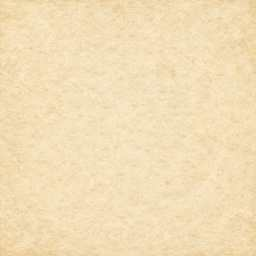
#> input picture assets/images/dungeon-parchment.jpg, 256 x 256 px
$ python build-dungeon-tutorial-gif.py ../assets/images/dungeon-parchment.jpg ../assets/images/magic-stone-tutorial.webp
#> lines starting #> are read from the running program, lines starting #| are printed output that depends on the picture; after the words box and inside, x2 and y2 are one past the last pixel; in counts of white or black regions, pixels touching at a corner belong together
#!/usr/bin/env python3
"""Make a looping drawing-order GIF from the repository's original sample.png."""
import math
import sys
from pathlib import Path
from PIL import Image, ImageDraw, ImageFilter, ImageOps

STEPS=(('01 / 04','OUTER CIRCLE'),('02 / 04','INNER CIRCLE'),
       ('03 / 04','ENGLISH SPELL'),('04 / 04','INNER SIGIL'))

def build(source, output):
#> called with source = '../assets/images/dungeon-parchment.jpg'
    image=ImageOps.fit(Image.open(source).convert('RGB'),(320,320),
                       method=Image.Resampling.LANCZOS)
    paper=Image.blend(image.filter(ImageFilter.GaussianBlur(28)),
                      Image.new('RGB',(320,320),'#e7d7b8'),.88)
    frames=[]
    durations=[]
    for step,(number,title) in enumerate(STEPS):
        for tick in range(13):
            progress=min(1.,tick/11.)
            mask=Image.new('L',(320,320))
            pixels=bytearray(320*320)
            for j in range(320*320):
                x=j%320
                y=j//320
                dx=(x-160)/145.6
                dy=(y-160)/145.6
                radius=math.hypot(dx,dy)
                angle=(math.atan2(dy,dx)+math.pi/2)%(2*math.pi)
                bands=(.77<=radius<=1.075,
                       .49<=radius<.77,
                       .49<=radius<=1.075,
                       radius<.49)
                show=((bands[0] and (step>0 or step==0 and angle/(2*math.pi)<=progress))
                      or (bands[1] and (step>1 or step==1 and angle/(2*math.pi)<=progress))
                      or (bands[2] and (step>2 or step==2 and x/320<=progress))
                      or (bands[3] and (step>3 or step==3 and y/320<=progress)))
                pixels[j]=255 if show else 0
            mask.frombytes(bytes(pixels))
            frame=Image.new('RGB',(320,360),'#17151d')
            frame.paste(Image.composite(image,paper,mask),(0,40))
            draw=ImageDraw.Draw(frame)
            draw.text((12,12),number,fill='#e6c78d')
            draw.text((104,12),title,fill='#f7ebd2')
            frames.append(frame.quantize(colors=48,method=Image.Quantize.FASTOCTREE))
            durations.append(480 if tick==12 else 90)
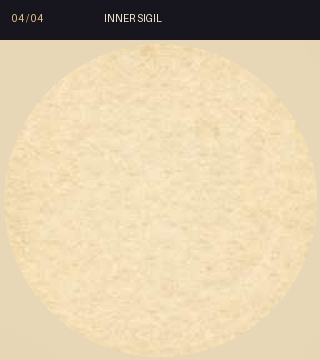
#> frame: PIL image 320x360 RGB; mean R, G, B 216.8, 199.1, 167.2
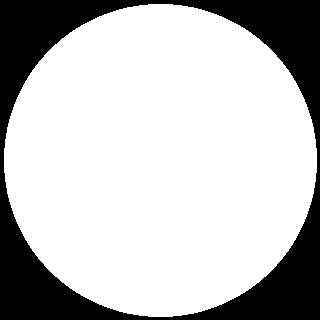
#> mask: PIL image 320x320 L; 75.1% white; 1 black region, box (x1, y1, x2, y2) and area: (0, 0, 320, 320) 25447
#> after the loop, durations = 52 values, max 480 at index 12, min 90 at index 0, mean 120; frames = 52 items
    final=Image.new('RGB',(320,360),'#17151d')
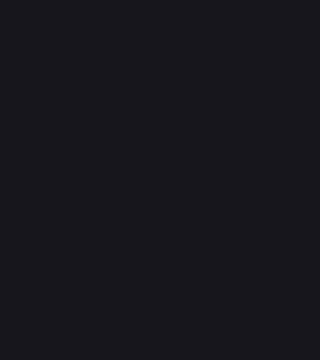
#> final: PIL image 320x360 RGB; mean R, G, B 23, 21, 29
    final.paste(image,(0,40))
    ImageDraw.Draw(final).text((12,12),'MAGIA CIRCLE / DONE',fill='#f7ebd2')
    frames.append(final.quantize(colors=48,method=Image.Quantize.FASTOCTREE))
    durations.append(1900)
    Path(output).parent.mkdir(parents=True,exist_ok=True)
    frames[0].save(output,save_all=True,append_images=frames[1:],
                   duration=durations,loop=0,optimize=True,disposal=2)
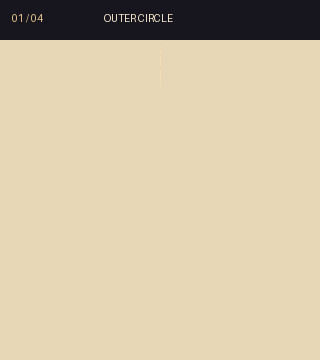
#> saved as magic-stone-tutorial.webp: PIL image 320x360 P; mean R, G, B 208.3, 193.8, 166.2

if __name__=='__main__':
    if len(sys.argv)!=3:raise SystemExit('Usage: build-dungeon-tutorial-gif.py sample.png output.gif')
    build(sys.argv[1],sys.argv[2])

$ run again, on assets/images/tutorial-inner.webp
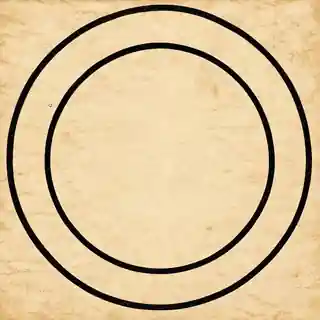
#> input picture assets/images/tutorial-inner.webp, 320 x 320 px
#> in build, image is the input picture: PIL image 320x320 RGB; mean R, G, B 218.8, 194.8, 154
#> after the loop in build, `for step,(number,title) in enumerate(STEPS):`:
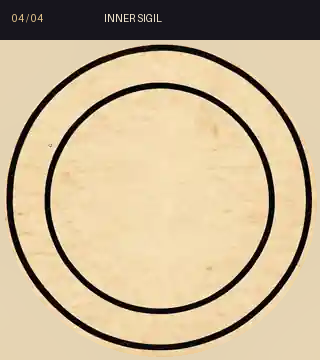
#> frame: PIL image 320x360 RGB; mean R, G, B 195.8, 176.9, 145
#> after the loop in build, `for step,(number,title) in enumerate(STEPS):`: durations = 52 values, max 480 at index 12, min 90 at index 0, mean 120; frames = 52 items
#> in build, `final.paste(image,(0,40))`:
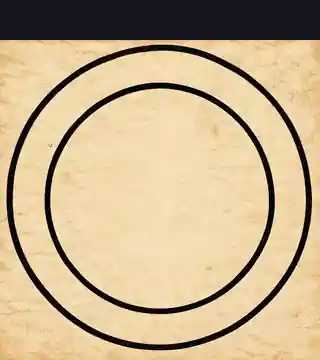
#> final: PIL image 320x360 RGB; mean R, G, B 197, 175.5, 140.1
